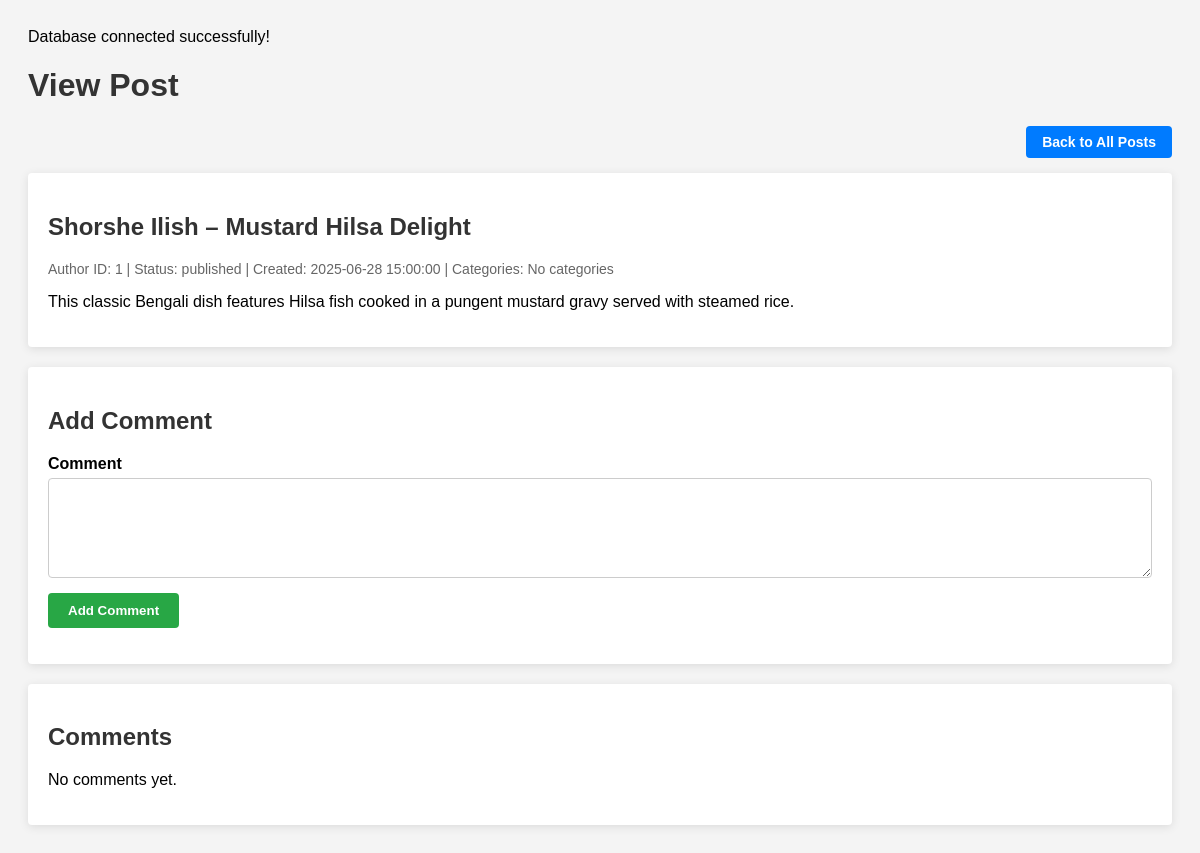
Screenshot of /view/dashboard/view_post.php?post_id=1 (signed in) with the database file from the repository.
### tables this page shows
CREATE TABLE `posts` (
  `post_id` int(11) NOT NULL,
  `title` varchar(255) NOT NULL,
  `content` longtext NOT NULL,
  `author_id` int(11) NOT NULL,
  `status` enum('draft','published') DEFAULT 'draft',
  `created_at` datetime DEFAULT current_timestamp()
);

### view/dashboard/view_post.php (the view, shortened to what this page needs)
<?php
include "../../model/database.php";
$post_id = (int)$_GET['post_id'];
$sql = "SELECT * FROM posts WHERE post_id = $post_id";
$post_result = mysqli_query($conn, $sql);
$post = mysqli_fetch_assoc($post_result);
$categories = [];
$sql = "SELECT * FROM comments WHERE post_id = $post_id ORDER BY created_at DESC";
$comments_result = mysqli_query($conn, $sql);
?>
<!DOCTYPE html>
<html lang="en">
<head>
</head>
<body>
    <h1>View Post</h1>
    <div class="top-bar">
        <a href="see_post.php" class="home-btn">Back to All Posts</a>
    </div>
    <div class="post-container">
        <h2><?= htmlspecialchars($post['title']) ?></h2>
        <div class="post-meta">
            Author ID: <?= htmlspecialchars($post['author_id']) ?> |
            Status: <?= htmlspecialchars($post['status']) ?> |
            Created: <?= htmlspecialchars($post['created_at']) ?> |
            Categories: <?= !empty($categories) ? htmlspecialchars(implode(', ', $categories)) : 'No categories' ?>
        </div>
        <div class="post-content">
            <?= $post['content'] ?>
        </div>
    </div>
    <div class="comment-form">
        <h2>Add Comment</h2>
        <form method="POST" action="">
            <label for="content">Comment</label>
            <textarea id="content" name="content" required></textarea>
            <input type="submit" value="Add Comment">
        </form>
    </div>
    <div class="comments-container">
        <h2>Comments</h2>
        <?php if (mysqli_num_rows($comments_result) > 0): ?>
            <?php while ($comment = mysqli_fetch_assoc($comments_result)): ?>
                <div class="comment">
                    <div class="comment-meta">
                        By: <?= $comment['user_id'] ? 'User #' . htmlspecialchars($comment['user_id']) : 'Author #' . htmlspecialchars($comment['author_id']) ?> |
                        Posted: <?= htmlspecialchars($comment['created_at']) ?>
                    </div>
                    <div class="comment-content">
                        <?= htmlspecialchars($comment['content']) ?>
                    </div>
                </div>
            <?php endwhile; ?>
        <?php else: ?>
            <p>No comments yet.</p>
        <?php endif; ?>
    </div>
</body>
</html>

### view/dashboard/view_post.php (style rules this page uses)
body { font-family: Arial, sans-serif; background: #f4f4f4; padding: 20px; }
h1, h2 { color: #333; }
.top-bar { width: 100%; display: flex; justify-content: flex-end; margin-bottom: 15px; }
.home-btn { background-color: #007BFF; color: white; padding: 8px 16px; border-radius: 4px; text-decoration: none; font-weight: bold; font-size: 14px; transition: background-color 0.3s ease; }
.post-container { background: white; padding: 20px; margin-bottom: 20px; box-shadow: 0 2px 10px rgba(0, 0, 0, 0.1); border-radius: 4px; }
.post-meta { color: #666; font-size: 14px; margin-bottom: 10px; }
.comment-form { background: white; padding: 20px; margin-bottom: 20px; box-shadow: 0 2px 10px rgba(0, 0, 0, 0.1); border-radius: 4px; }
.comment-form label { display: block; margin: 10px 0 5px; font-weight: bold; }
.comment-form textarea { width: 100%; padding: 8px; border-radius: 4px; border: 1px solid #ccc; box-sizing: border-box; resize: vertical; min-height: 100px; }
.comment-form input[type="submit"] { background-color: #28a745; color: white; padding: 10px 20px; margin-top: 15px; border: none; border-radius: 4px; cursor: pointer; font-weight: bold; }
.comments-container { background: white; padding: 20px; box-shadow: 0 2px 10px rgba(0, 0, 0, 0.1); border-radius: 4px; }

### rows the page displays
posts: title "Shorshe Ilish – Mustard Hilsa Delight", author "1", status "published", created_at "2025-06-28 15:00:00", content "This classic Bengali dish features Hilsa fish cooked in a pungent mustard gravy served with steamed rice."
